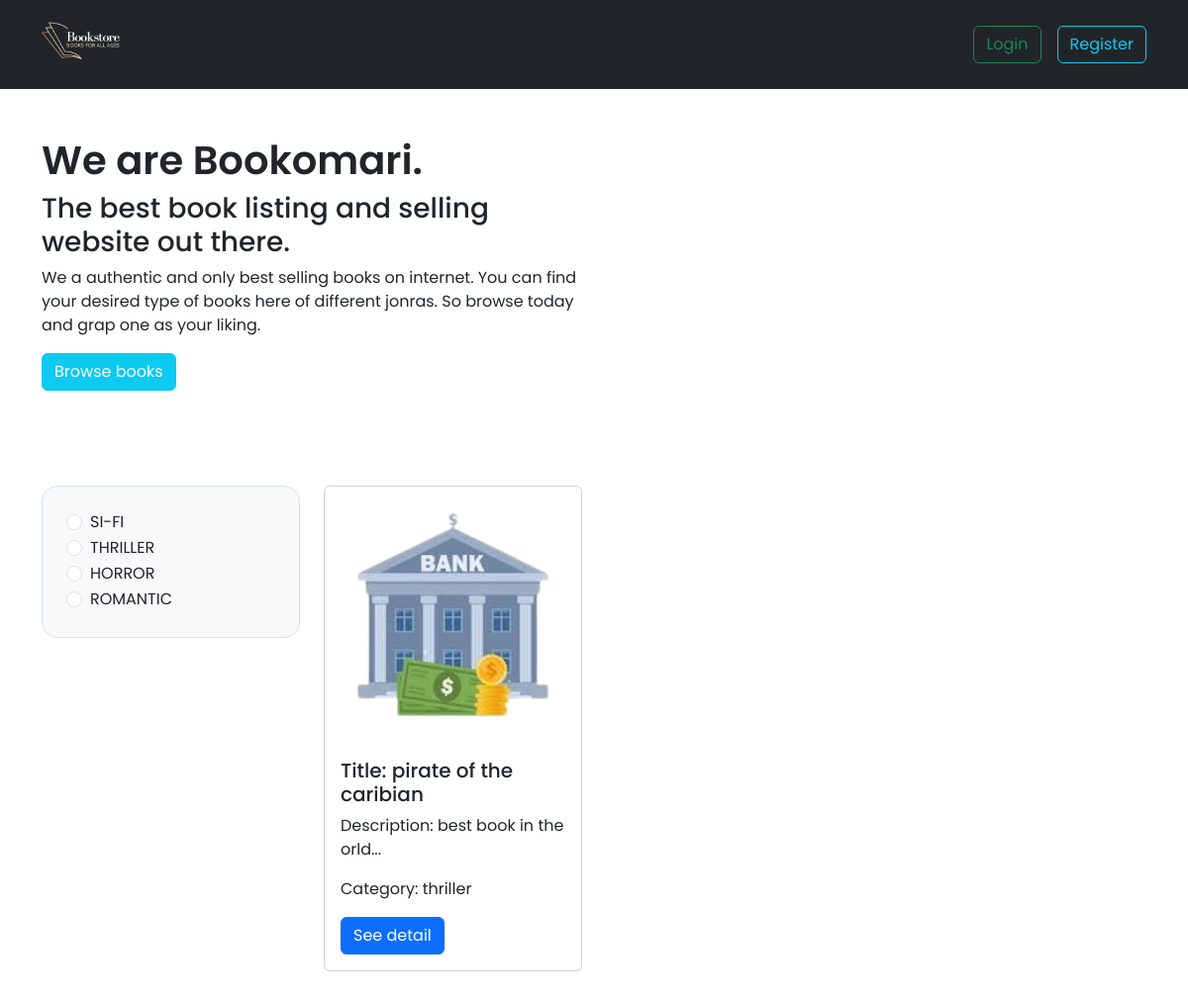
The app's page /, older data.
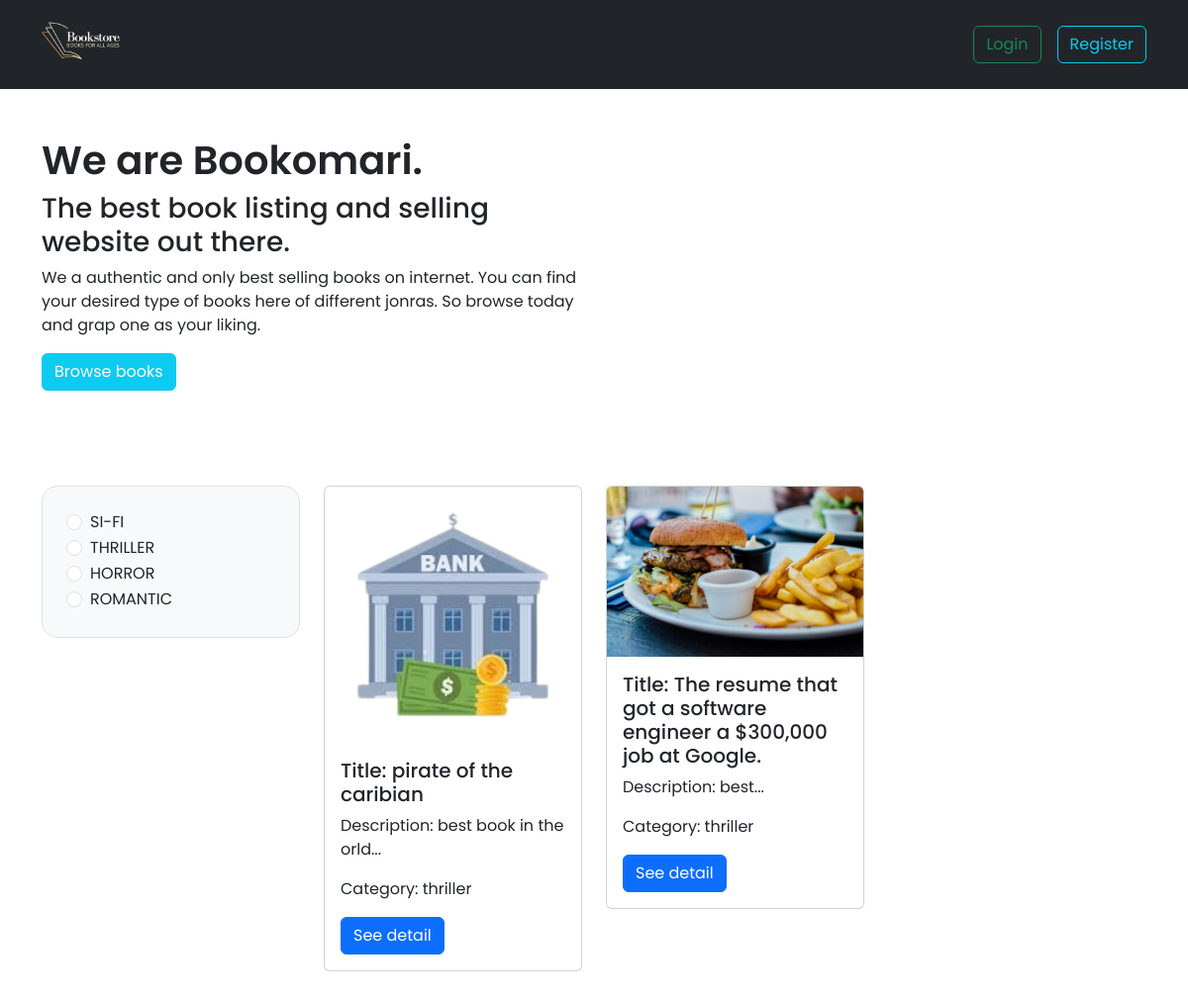
The same page, newer data.
### categories/models.py (models this page shows, shortened)
class Category(models.Model):
  name = models.CharField(max_length = 100)
  slug = models.SlugField(max_length = 100)

### books/models.py (models this page shows, shortened)
class Book(models.Model):
  title = models.CharField(max_length = 100)
  description = models.TextField()
  slug = models.SlugField(max_length = 100, null = True, blank = True)
  image = models.ImageField(upload_to="")
  borrowing_price = models.IntegerField()
  categories = models.ForeignKey(Category, on_delete = models.CASCADE, related_name = "books")

### bookomari/views.py (the view)
# urls.py: path('', views.home, name = 'home'),
def home(req, category_slug = ""):
  categories = Category.objects.all()
  if not category_slug:
    books = Book.objects.all()
  else:
    category = Category.objects.get(slug = category_slug)
    books = Book.objects.filter(categories = category)
  return render(req, 'index.html', {
    'categories': categories,
    'books': books
  })

### bookomari/templates/index.html (shortened to what this page needs)
{% extends "base.html" %}
{% load static %}
{% block maincontent %}
<section class="container py-5">
  <div class="row align-items-center">
    <div class="col-6">
      <h1 class="fw-semibold">We are Bookomari.</h1>
      <h3>The best book listing and selling website out there.</h3>
      <p>We a authentic and only best selling books on internet. You can find your desired type of books here of different jonras. So browse today and grap one as your liking.</p>
      <a class="btn btn-info text-white" href="">Browse books</a>
    </div>
    <div class="col-6">
    </div>
  </div>
</section>
<section class="container py-5">
  <div class="row">
    <div class="col-3">
      <form class="bg-light p-4 rounded-4 border">
        {% for category in categories %}
          <div class="form-check">
            <input class="form-check-input" type="radio" name="category" id="{{category.id}}">
            <label class="form-check-label" for="{{category.id}}">
              <a href="{% url 'filter-by-category' category.slug %}" class="nav-link">{{category.name | upper}}</a>
            </label>
          </div>
        {% endfor %}
      </form>
    </div>
    <div class="col-9">
      {% if books %}
      <div class="row">
        {% for item in books %}
          <div class="col-4">
            <div class="card">
              <img src="{{item.image.url}}" class="card-img-top" alt="...">
              <div class="card-body">
                <h5 class="card-title">Title: {{item.title}}</h5>
                <p class="card-text">
                  Description:
                  {{item.description | truncatechars:30}}...
                </p>
                <p class="card-text">
                  Category:
                  {{item.categories.name}}
                </p>
                <a href="{% url 'book-detail' item.slug %}" class="btn btn-primary">See detail</a>
              </div>
            </div>
          </div>
      {% endfor %}
      </div>
      {% else %}
      <div>
        <h3 class="text-center">No books available!</h3>
      </div>
      {% endif %}
    </div>
  </div>
</section>
{% endblock %}

Row changes from the older to the newer data that the page shows:
added Book: image (picture), title "The resume that got a software engineer a $300,000 job at Google.", description "best", categories.name "thriller"
